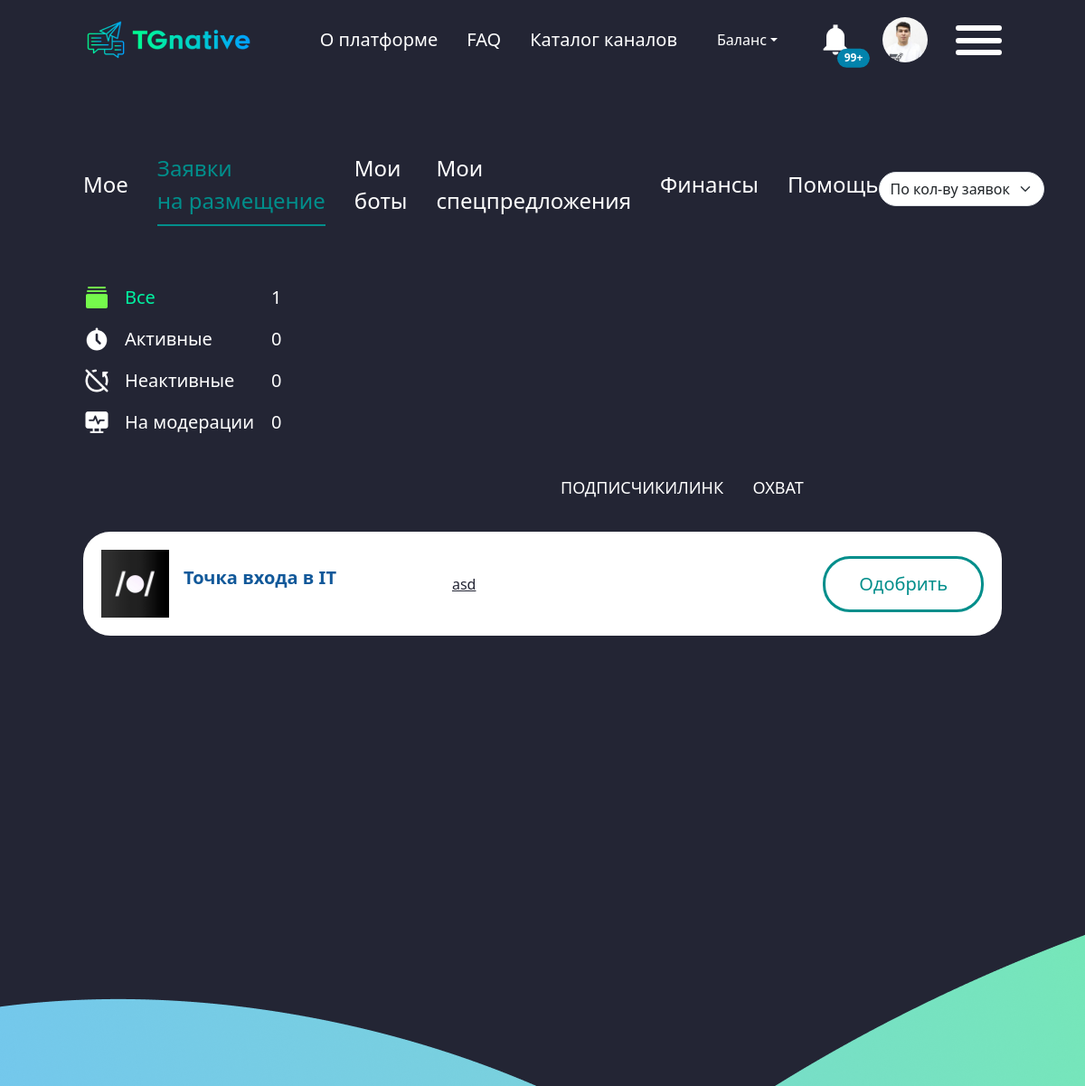
The app's page /zayavki/ (signed in, upper part), older data.
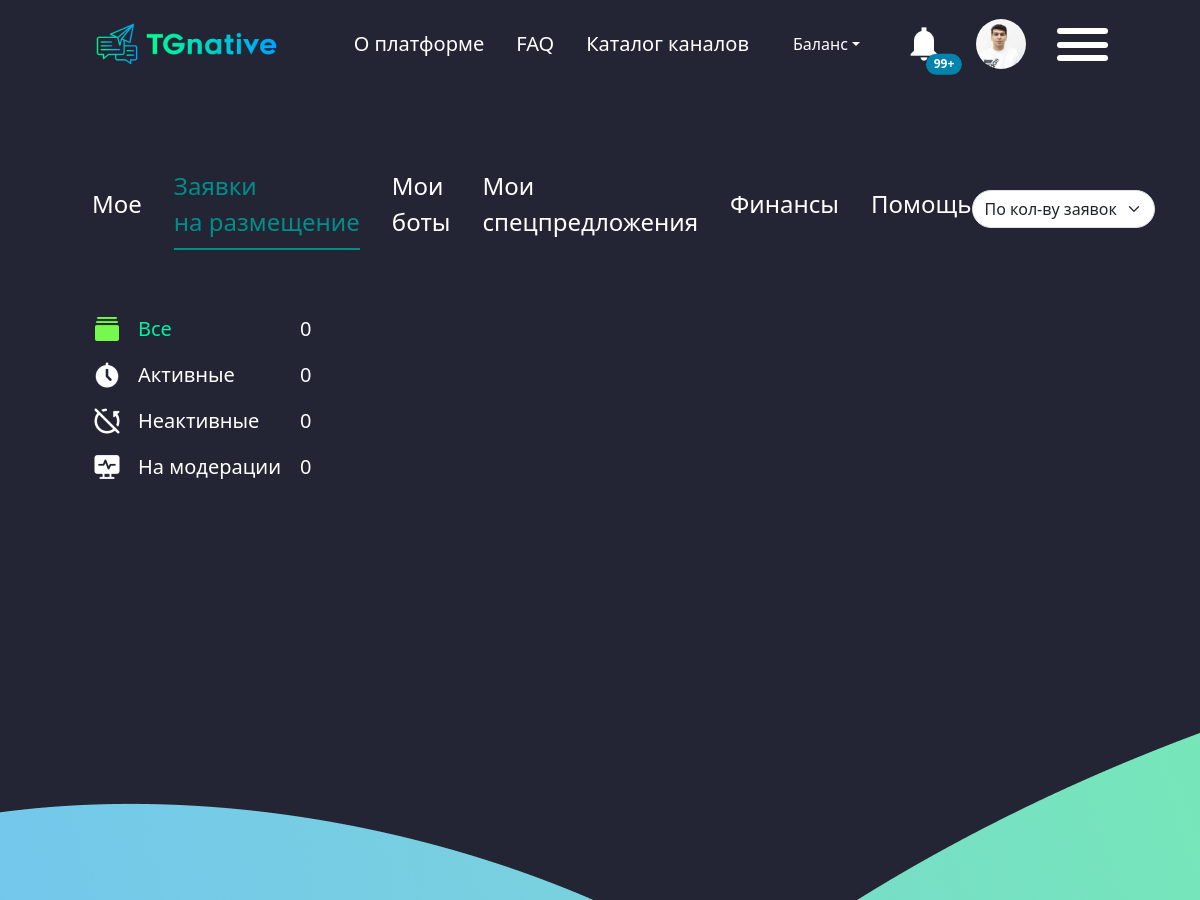
The same page, newer data.
### accounts/models.py (models this page shows, shortened)
class Add_Reklama(models.Model):
    from API.models import Chanel
    class Status(models.TextChoices):
        DRAFT = 'WT', 'Waiting'
        PUBLISHED = "DN", "Done"
    chanel=models.ForeignKey(Chanel,on_delete=models.CASCADE)
    format=models.ForeignKey(Cost_Format,on_delete=models.CASCADE)
    user_order=models.ForeignKey(Profile_advertiser,on_delete=models.CASCADE,null=True)
    text_ads=models.TextField(null=True)
    media=models.ImageField(null=True,blank=True)
    name_ads = models.CharField(max_length=150,null=True)
    comment=models.TextField(null=True)
    order_data=models.DateTimeField(null=True)
    status = models.CharField(max_length=2, choices=Status.choices,
                              default=Status.DRAFT)

### API/models.py (models this page shows, shortened)
class Chanel(models.Model):
    chanel_link=models.CharField(max_length=150)
    name=models.CharField(max_length=150,verbose_name="Называние канала")
    pictures=models.ImageField(verbose_name='Лого')
    subscribers=models.IntegerField()
    views=models.IntegerField()
    created_at=models.DateTimeField(auto_now_add=True)
    add_chanel =models.ForeignKey(Add_chanel, on_delete=models.CASCADE)
    username=models.CharField(max_length=150)
    class Meta:
        verbose_name="Канал"
        verbose_name_plural="Канал"
        ordering=['-subscribers']

### accounts/views.py (the view)
# urls.py: path('zayavki/',views.Zayavka_Page.as_view(),name='zayavka'),
class Zayavka_Page(LoginRequiredMixin,TemplateView):
    template_name = 'zayavki.html'
    def get_context_data(self, *, object_list=None, **kwargs):
        context = super().get_context_data(**kwargs)
        try:
            chanel_instances = Chanel.objects.filter(username=self.request.user)
            context['order'] = Add_Reklama.objects.filter(chanel__in=chanel_instances)
            context['count'] = Add_Reklama.objects.filter(chanel__in=chanel_instances).count()
        except Chanel.DoesNotExist:
           pass
        return context
    def dispatch(self, request, *args, **kwargs):
        if not Profile.objects.filter(username=request.user).exists():
            logout(request)
            return redirect('login')
        return super().dispatch(request, *args, **kwargs)

### accounts/templates/zayavki.html (shortened to what this page needs)
{% extends 'base.html' %}
{% load static %}
{% block header %}
<body class="page__body">
<div class="cabinet-container">
{% endblock %}
    {% block content %}
    <main class="main"><div class="cabinet"><div class="container-fluid"><div class="cabinet__header"><div class="cabinet__tabs"><a href="{% url 'logging' %}" >Мое</a> <a href="" class="active">Заявки на размещение</a> <a href="">Мои боты</a> <a href="">Мои спецпредложения</a> <a href="">Финансы</a> <a href="">Помощь</a></div><select class="form-select" aria-label="Default select example"><option selected="selected">По кол-ву заявок</option><option value="1">One</option><option value="2">Two</option><option value="3">Three</option></select></div><div class="cabinet__row"><div class="cabinet__list"><div class="d-flex align-items-center mb-3 gap-5"><p class="cabinet__list-title d-flex align-items-center gap-3" style="color: #00F1A0; width: 10rem"><img src="{% static 'img/Albums.png' %}" alt="">
        Все</p><p class="cabinet__list-title">{{count}}</p></div><div class="d-flex align-items-center mb-3 gap-5"><p class="cabinet__list-title d-flex align-items-center gap-3" style="width: 10rem"><img src="{% static 'img/Wall Clock.png' %}" alt="">
        Активные</p><p class="cabinet__list-title">0</p></div><div class="d-flex align-items-center mb-3 gap-5"><p class="cabinet__list-title d-flex align-items-center gap-3" style="width: 10rem"><img src="{% static 'img/No Rotation.png' %}" alt="">
        Неактивные</p><p class="cabinet__list-title">0</p></div><div class="d-flex align-items-center gap-5"><p class="cabinet__list-title d-flex align-items-center gap-3" style="width: 10rem"><img src="{% static 'img/System Task.png' %}" alt="">
        На модерации</p><p class="cabinet__list-title">0</p></div></div>
    </div>
     {% if count > 0 %}
                <div class="cabinet__boxes"><div class="cabinet__boxes-info d-flex"><p style="width: 25rem">ПОДПИСЧИКИ</p><p>ЛИНК</p><p>ОХВАТ</p></div>
                    <div class="cabinet__boxes-cards">
                        {% for item in order %}
                        <div class="box"><div class="d-flex align-items-center gap-3"><div><img src="/{{item.chanel.pictures}}" width="75px" height="75px" alt=""></div><div><p class="box__title">
                            {{item.chanel.name}}</p></div></div><p class="desc">{{item.comment}}</p><button class="btn-reset">Одобрить</button>
                        </div>
                        {% endfor %}
    </div></div>
    {% endif%}
    </main></div>
    {% endblock %}

Row changes from the older to the newer data that the page shows:
removed Add_Reklama: chanel.pictures (picture), chanel.name "Точка входа в IT", comment "asd"
Text that changed along with them:
{{ count }}: "1" → "0"
text no longer shown: "ПОДПИСЧИКИ ЛИНК ОХВАТ"
